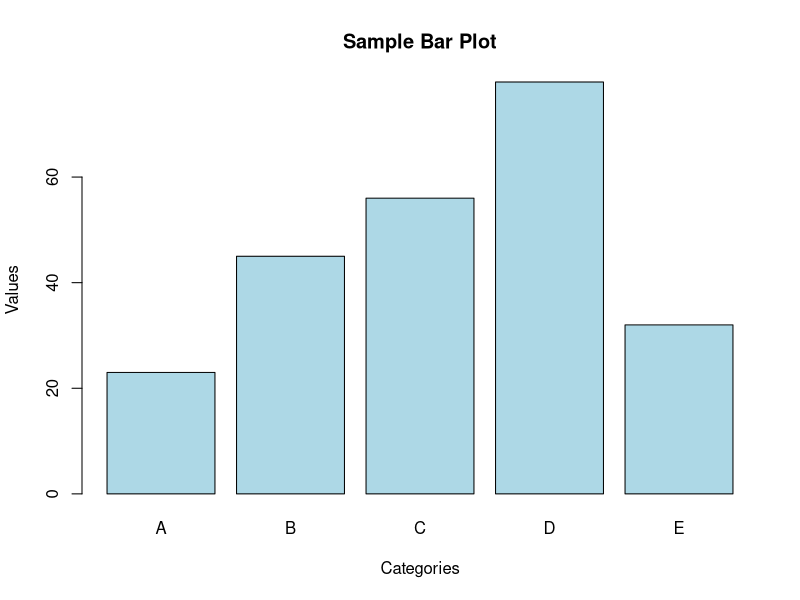
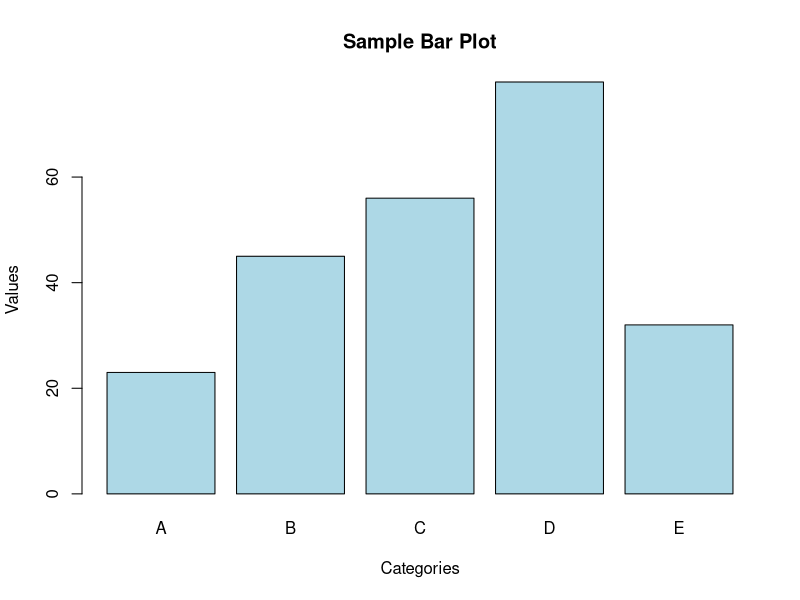

R code for these plots, in order:
# R script to create a bar plot
# Randomly generated data for the bar plot
categories <- c("A", "B", "C", "D", "E")
values <- c(23, 45, 56, 78, 32)

# Create the bar plot
barplot(values, 
        names.arg = categories,
        main = "Sample Bar Plot",
        xlab = "Categories",
        ylab = "Values",
        col = "lightblue",
        border = "black")

# Optional: Save the plot as a PNG file
png("barplot.png")
barplot(values, 
        names.arg = categories,
        main = "Sample Bar Plot",
        xlab = "Categories",
        ylab = "Values",
        col = "lightblue",
        border = "black")
dev.off()

print("Bar plot created and saved as barplot.png")
